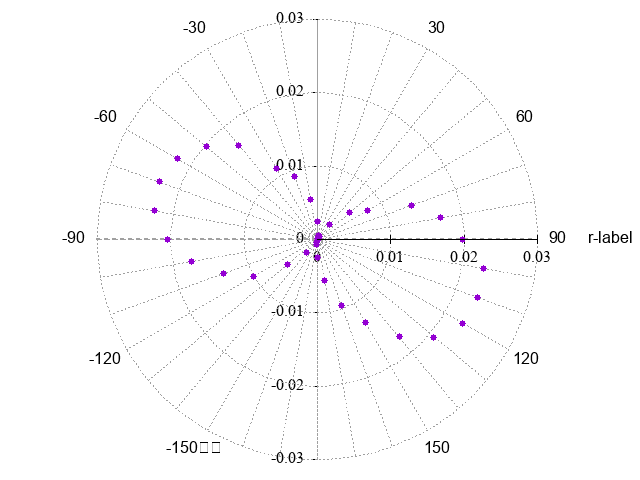

gnuplot code for this plot:
set datafile separator ","
set key left top
set size ratio 1
set tics font "Times NewRoman, 12"

set polar
set angles degrees
set size square
unset border
set grid polar 10

set ytics axis in scale 1,0.5 nomirror norotate  offset character 0, 0, 0 autofreq

r=0.03
rgrid=10

set trange [0:350]
set rrange [0:r]

set xzeroaxis linetype 0 linewidth 2.000
set yzeroaxis linetype 0 linewidth 1.000

unset xtics
set label "r-label" at 0.037,0

set_label(x, text) = sprintf("set label '%s' center at (-r*1.1*sin(-%f)), (r*1.1*cos(%f))", text, x, x)

eval set_label(0, "0°")

eval set_label(30, "30°")

eval set_label(60, "60°")

eval set_label(90, "90°")

eval set_label(-90, "-90°")

eval set_label(-60, "-60°")

eval set_label(-30, "-30°")

eval set_label(120, "120°")

eval set_label(150, "150°")

eval set_label(180, "180°")

eval set_label(-120, "-120°")

eval set_label(-150, "-150°")

set terminal postscript eps color enhanced "Arial" 20
set output "polar_coordinate.eps"
plot "data.csv" using 1:2 with points pointtype 7 notitle

set terminal windows
set output